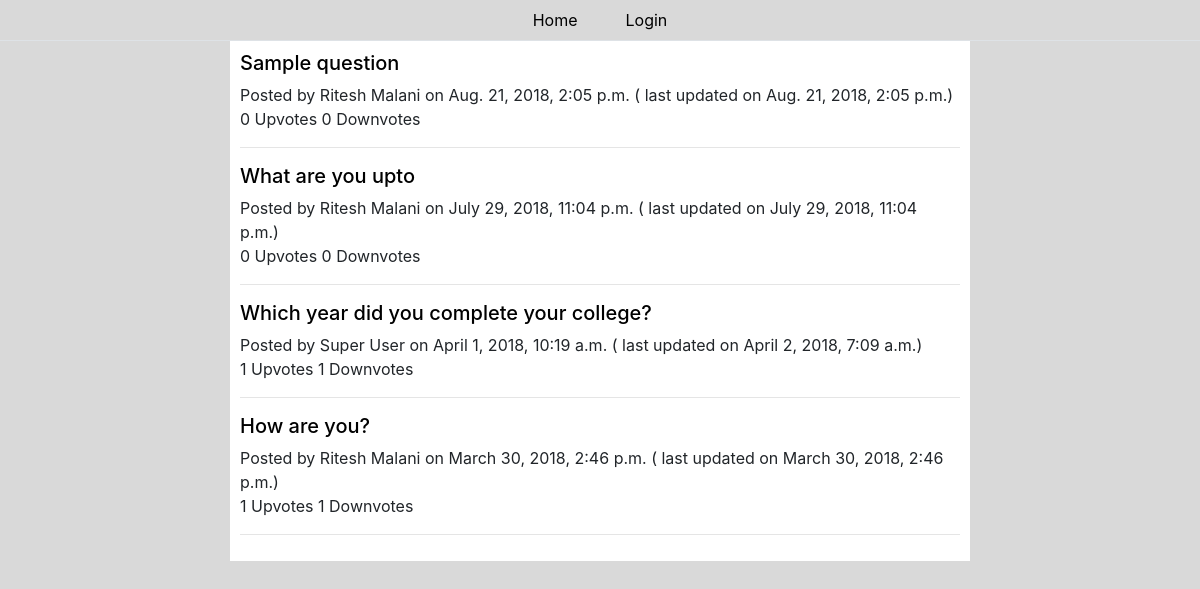
/quora/questions/, run on the app's committed database.
### quora/models.py (models this page shows, shortened)
class Post(models.Model):
    QUESTION = 1
    ANSWER = 2
    COMMENT = 3
    post_type_id = models.IntegerField(null=False)
    description = models.TextField()
    posted_on = models.DateTimeField('date posted', auto_now_add=True)
    last_updated = models.DateTimeField('date updated', auto_now_add=True)
    up_votes = models.IntegerField(default=0)
    down_votes = models.IntegerField(default=0)
    parent = models.ForeignKey('Post', on_delete=models.CASCADE, null=True)
    posted_by = models.ForeignKey(User)

### quora/views/question.py (the view)
class QuestionsView(generic.ListView):
    template_name = 'quora/questions.html'
    context_object_name = 'latest_question_list'
    def get_queryset(self):
        return Post.objects.filter(post_type_id = Post.QUESTION).order_by('-posted_on')

### quora/templates/quora/questions.html
{% extends './base.html' %}
{% block body %}
{% include "./nav-bar.html" %}
<div class="wrapper m-auto">
	{% if latest_question_list %}
	<ul>
		{% for post in latest_question_list %}
		<li>
			<section class="post question">
				<a href="{% url 'quora:question_detail' post.id %}"><h5>{{ post.description }}</h5></a>
				<div class="post-details">
					Posted by {{ post.posted_by.get_full_name }}
					on {{ post.posted_on }}
					( last updated on {{ post.last_updated }})
				</div>
				<div class="post-details">
					{{ post.up_votes }} Upvotes
					{{ post.down_votes }} Downvotes
				</div>
			</section>
		</li>
		<hr />
		{% endfor %}
	</ul>
	{% else %}
	<p>No questions are available.</p>
	{% endif %}
</div>
{% endblock %}

### quora/templates/quora/base.html (shortened to what this page needs)
<!DOCTYPE html>
<html lang="en">
	<head>
		<link rel="stylesheet" href="https://maxcdn.bootstrapcdn.com/bootstrap/4.0.0/css/bootstrap.min.css">
    <link rel="stylesheet" href="https://cdnjs.cloudflare.com/ajax/libs/font-awesome/4.7.0/css/font-awesome.min.css">
		{% load static %}
		<link rel="stylesheet" type="text/css" href="{% static 'quora/style.css' %}" />
	</head>
	<body>
		{% block body %}
		{% endblock %}
	</body>
</html>

### quora/templates/quora/nav-bar.html
<nav class='p-2 border-bottom'>
	<ul class='nav justify-content-center'>
		<li class='nav-item px-4'><a href="{% url 'quora:questions'%}">Home</a></li>
		{% if user.is_authenticated %}
		<li class='nav-item px-4'><a href="{% url 'quora:new_question' %}">Add Question</a></li>
		<li class='nav-item px-4'><a href="{% url 'quora:logout' %}">Logout</a></li>
		{% else %}
		<li class='nav-item px-4'><a href="{% url 'quora:index' %}">Login</a></li>
		{% endif %}
	</ul>
</nav>

### quora/static/quora/style.css (style rules this page uses)
ul { list-style: none; padding: 0; margin: 0; }
body { background: #d9d9d9; }
.wrapper { width: 740px; padding: 10px; background: #ffffff; }
a { color: black; }

### data on the page
Post: description "Sample question", posted_by.get_full_name "Ritesh Malani", posted_on "Aug. 21, 2018, 2:05 p.m.", last_updated "Aug. 21, 2018, 2:05 p.m.", up_votes "0", down_votes "0"
Post: description "What are you upto", posted_by.get_full_name "Ritesh Malani", posted_on "July 29, 2018, 11:04 p.m.", last_updated "July 29, 2018, 11:04 p.m.", up_votes "0", down_votes "0"
Post: description "Which year did you complete your college?", posted_by.get_full_name "Super User", posted_on "April 1, 2018, 10:19 a.m.", last_updated "April 2, 2018, 7:09 a.m.", up_votes "1", down_votes "1"
Post: description "How are you?", posted_by.get_full_name "Ritesh Malani", posted_on "March 30, 2018, 2:46 p.m.", last_updated "March 30, 2018, 2:46 p.m.", up_votes "1", down_votes "1"
